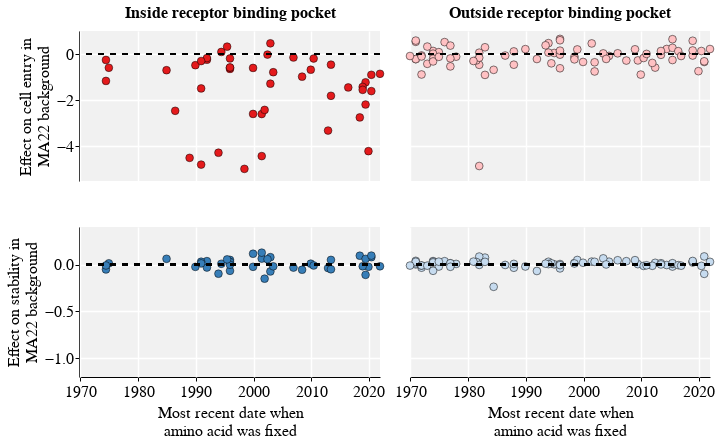

Notebook cell for this chart:
### Code cell
entry_chart = plot_phenotype_vs_date(
    phenotypes_df, 
    'MDCKSIAT1 cell entry', 
    ['Effect on cell entry in', 'MA22 background'],
    ['#E41A1C', '#FFC1C3'],
    show_x=False
) 

stability_chart = plot_phenotype_vs_date(
    phenotypes_df, 
    'pH stability', 
    ['Effect on stability in', 'MA22 background'],
    ['#377EB8', '#C6DBEF'],
    show_rbs_label=False
) 

entrenchment_chart = (entry_chart & stability_chart).resolve_scale(
    color='independent',
    x='shared'
).configure_view(
    fill='#F1F1F1' # panel background
)

print(f"Saving {snakemake.output.chart_html=}")
entrenchment_chart.save(snakemake.output.chart_html)

entrenchment_chart
